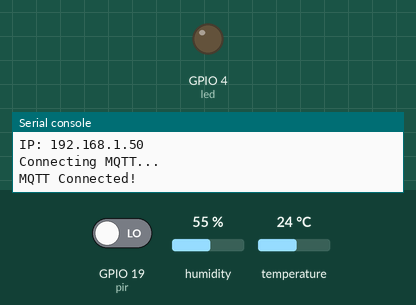
Recording of a program running on a simulated ESP32 board running MicroPython. Parts: output pins drawn as LEDs (lit = HIGH), the last lines printed to the serial console. The test bench sets the inputs (shaded band); at power-on: temperature 24 °C, GPIO 19 (pir) LOW, humidity 55 %. WiFi joins after 1.5 s; no MQTT or app messages arrive unless stated; the clock reads 2024-03-15 10:24:30 at power-on unless the program sets it.

Above: at 3.3 s.
3.4 s: temperature set to 29 °C
10.9 s: temperature set to 32 °C
At 12.5 s:
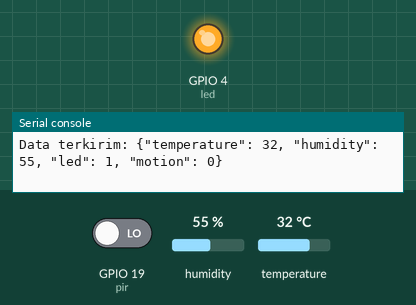
18.4 s: temperature set to 12 °C
At 23.4 s:
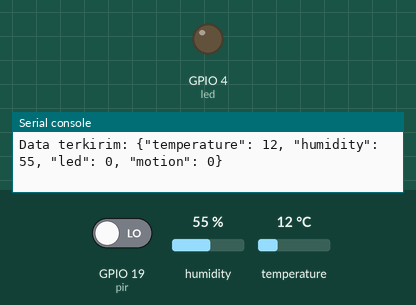
25.9 s: temperature set to 33 °C
At 28.2 s:
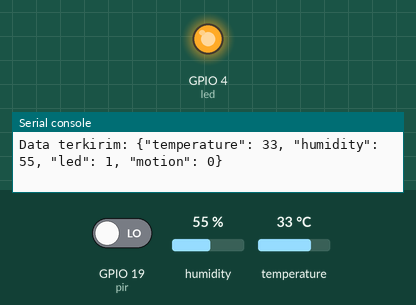
Timing chart, 0 to 29.7 s (numbered marks = the images above; inputs shaded):
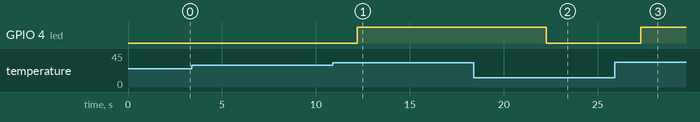

Measured:
- the behaviour switches between 30 and 31 °C on temperature (found by bisection; images 0 and 1)
- after the input at 10.9 s, GPIO 4 (led): LOW → HIGH after 1.3 s
- after the input at 18.4 s, GPIO 4 (led): HIGH → LOW after 3.9 s
- after the input at 25.9 s, GPIO 4 (led): LOW → HIGH after 1.4 s

The program:

main.py
```python
from machine import Pin, unique_id
import time
import dht
import ujson
import network
from umqtt.simple import MQTTClient
import ubinascii

# Konfigurasi WiFi
WIFI_SSID = "esp32"
WIFI_PASS = "none1234"

# Konfigurasi MQTT Ubidots
UBIDOTS_TOKEN = "BBUS-MClajoBNluAp2Bkkpj1eVLYzrX8LAU"
DEVICE_LABEL = "sic6-esp32ee"
MQTT_BROKER = "industrial.api.ubidots.com"
MQTT_PORT = 1883
MQTT_USER = UBIDOTS_TOKEN
MQTT_PASSWORD = ""
MQTT_PUBLISH_TOPIC = f"/v1.6/devices/{DEVICE_LABEL}"

# Konfigurasi LED & Sensor
led = Pin(4, Pin.OUT)
sensor = dht.DHT11(Pin(5))
pir = Pin(19, Pin.IN)

# Hasilkan Client ID unik
CLIENT_ID = f"{DEVICE_LABEL}-{ubinascii.hexlify(unique_id()).decode()}"

# Variabel global untuk koneksi
sta_if = network.WLAN(network.STA_IF)
mqtt_client = None

def do_connect():
    if not sta_if.isconnected():
        print('Menghubungkan ke WiFi...')
        sta_if.active(True)
        sta_if.connect(WIFI_SSID, WIFI_PASS)

        timeout = 20  # Tambah timeout
        while not sta_if.isconnected() and timeout > 0:
            print('.', end='')
            time.sleep(1)
            timeout -= 1

    if sta_if.isconnected():
        print('\nIP:', sta_if.ifconfig()[0])
        return True
    else:
        print('\nGagal terhubung WiFi!')
        return False

def connect_mqtt():
    global mqtt_client
    try:
        if mqtt_client:
            mqtt_client.disconnect()

        print("Connecting MQTT...")
        mqtt_client = MQTTClient(
            CLIENT_ID,
            MQTT_BROKER,
            port=MQTT_PORT,
            user=MQTT_USER,
            password=MQTT_PASSWORD,
            keepalive=120  # Tambah keepalive
        )
        mqtt_client.connect()
        print("MQTT Connected!")
        return True
    except Exception as e:
        print("MQTT Error:", e)
        mqtt_client = None
        return False

def reconnect():
    print("\nAttempting reconnect...")
    if do_connect() and connect_mqtt():
        return True
    return False

def read_sensor():
    try:
        sensor.measure()
        return {
            'temperature': sensor.temperature(),
            'humidity': sensor.humidity(),
            'motion': pir.value()
        }
    except Exception as e:
        print("Sensor Error:", e)
        return None

# Main Program
if not do_connect():
    raise SystemExit()

if not connect_mqtt():
    raise SystemExit()

last_publish = time.time()
publish_interval = 5  # 5 detik

while True:
    try:
        # Cek koneksi WiFi
        if not sta_if.isconnected():
            reconnect()
            continue

        # Cek koneksi MQTT
        if not mqtt_client:
            connect_mqtt()
            time.sleep(2)
            continue

        # Baca sensor setiap interval
        if time.time() - last_publish >= publish_interval:
            data = read_sensor()
            if not data:
                continue

            # Kontrol LED
            led_status = 1 if data['temperature'] > 30 else 0
            led.value(led_status)

            # Format payload
            payload = ujson.dumps({
                "temperature": data['temperature'],
                "humidity": data['humidity'],
                "led": led_status,
                "motion": data['motion']
            })

            # Publish data
            mqtt_client.publish(MQTT_PUBLISH_TOPIC, payload)
            print(f"Data terkirim: {payload}")
            last_publish = time.time()

        # Maintenance connection
        mqtt_client.check_msg()
        time.sleep(0.5)

    except Exception as e:
        print("Main Error:", e)
        print("Reconnecting in 5s...")
        time.sleep(5)
        reconnect()
```
